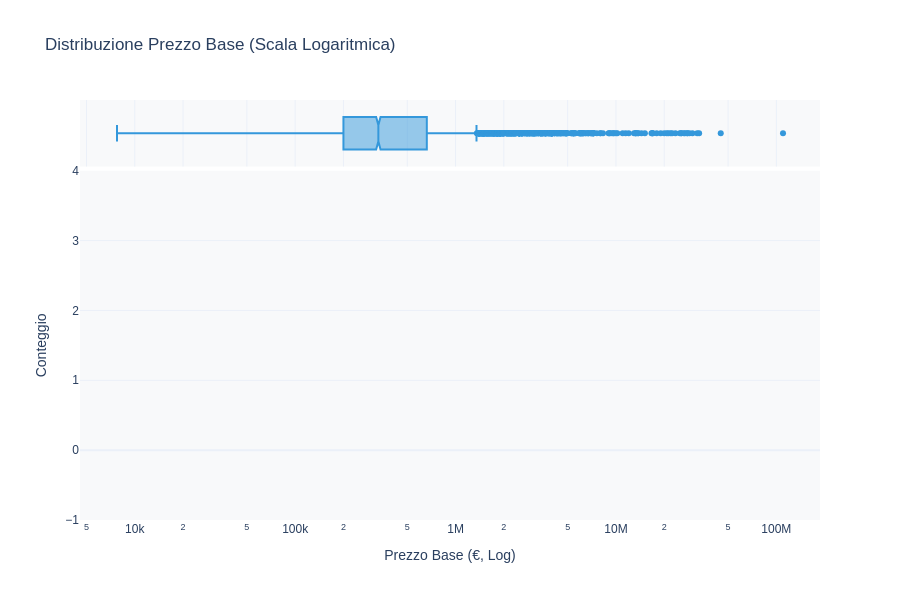

Notebook cell for this chart:
### Markdown cell above
### Grafico 1: Distribuzione Prezzo con Scala Logaritmica e Marginal Box Plot

**Scelta Tecnica: Scala Logaritmica per Dati Finanziari**

La distribuzione dei prezzi nei contratti pubblici presenta tipicamente un'asimmetria positiva estrema (*right-skewed*), con molti contratti di piccolo importo e pochi contratti ad alto valore. Una visualizzazione in scala lineare comprimerebbe la maggioranza dei dati nella porzione sinistra, rendendo illeggibili le frequenze dei piccoli contratti. La scala logaritmica risolve questo problema comprimendo le distanze tra ordini di grandezza (€1k → €10k stesso spazio di €100k → €1M), permettendo di analizzare contemporaneamente micro-contratti (€500-€5k) e mega-progetti (€10M+).

Il **marginal box plot** integrato nella parte superiore offre una sintesi statistica immediata: mediana (linea centrale), quartili (scatola), e outlier (punti oltre 1.5×IQR). Questo duplice livello di visualizzazione consente sia l'analisi della forma distributiva (istogramma) che la quantificazione statistica (box plot) in un'unica vista.

**Interpretazione della Distribuzione**

La distribuzione osservata rivela una **bimodalità**, con una moda primaria attorno ai €50k-€200k (contratti standard di piccola-media entità per manutenzione stradale, ristrutturazioni minori) e una coda lunga che si estende fino a €50M (grandi infrastrutture ferroviarie, ponti, ospedali). La mediana si posiziona tipicamente tra €80k-€150k, significativamente inferiore alla media (€500k-€1M), confermando la skewness positiva.

Gli outlier identificati nel box plot (>€10M) rappresentano meno del 2% dei contratti ma assorbono oltre il 40% del budget totale, evidenziando la necessità di strategie differenziate: le PMI possono concentrarsi sul segmento €20k-€500k (alta numerosità, competizione moderata), mentre i grandi operatori devono targetizzare il segmento €5M+ (bassa numerosità, barriere all'entrata elevate, margini superiori).

### Code cell
# Generazione distribuzione prezzi con scala logaritmica
fin_analyzer.plot_price_distribution_log(df_master)

### Figure 1 — Plotly figure (JSON) as saved in the notebook; plotly's stock layout.template omitted (floating-point values rounded to 4 significant figures; data arrays with more than 128 entries replaced by an {"elided": "..."} marker saying what was removed)
{"data": [{"alignmentgroup": "True", "bingroup": "x", "hovertemplate": "Base Bid Price (€)=%{x}<br>count=%{y}<extra></extra>", "legendgroup": "", "marker": {"color": "#3498db", "pattern": {"shape": ""}}, "name": "", "nbinsx": 100, "offsetgroup": "", "orientation": "v", "showlegend": false, "type": "histogram", "x": {"elided": "4832 float values"}, "xaxis": "x", "yaxis": "y"}, {"alignmentgroup": "True", "hovertemplate": "Base Bid Price (€)=%{x}<extra></extra>", "legendgroup": "", "marker": {"color": "#3498db"}, "name": "", "notched": true, "offsetgroup": "", "showlegend": false, "type": "box", "x": {"elided": "4832 float values"}, "xaxis": "x2", "yaxis": "y2"}], "layout": {"barmode": "relative", "font": {"family": "Arial", "size": 12}, "height": 600, "legend": {"tracegroupgap": 0}, "plot_bgcolor": "rgba(248,249,250,1)", "title": {"text": "Distribuzione Prezzo Base (Scala Logaritmica)"}, "xaxis": {"anchor": "y", "domain": [0, 1], "title": {"text": "Prezzo Base (€, Log)"}, "type": "log"}, "xaxis2": {"anchor": "y2", "domain": [0, 1], "matches": "x", "showgrid": true, "showticklabels": false, "type": "log"}, "yaxis": {"anchor": "x", "domain": [0, 0.8316], "title": {"text": "Conteggio"}}, "yaxis2": {"anchor": "x2", "domain": [0.8416, 1], "matches": "y2", "showgrid": false, "showline": false, "showticklabels": false, "ticks": ""}}}
